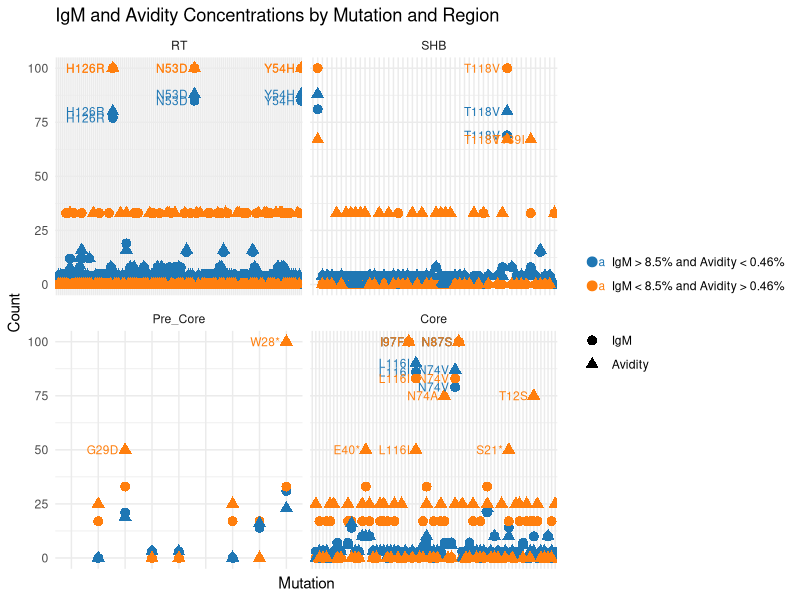

Generate this figure with R:
# Load required libraries
library(ggplot2)
library(dplyr)

# Load the IgM data
igm_data <- read.csv("IgM_Mutations.csv", stringsAsFactors = FALSE)
colnames(igm_data) <- c("RT_Region", ">8.5%_RT", "<8.5%_RT", 
                        "SHB_Region", ">8.5%_SHB", "<8.5%_SHB", 
                        "Pre_Core_Region", ">8.5%_Pre_Core", "<8.5%_Pre_Core", 
                        "Core_Region", ">8.5%_Core", "<8.5%_Core")

# Load the Avidity data
avidity_data <- read.csv("Avidity_Mutations.csv", stringsAsFactors = FALSE)
colnames(avidity_data) <- c("RT_Region", "<0.46%_RT", ">0.46%_RT", 
                            "SHB_Region", "<0.46%_SHB", ">0.46%_SHB", 
                            "Pre_Core_Region", "<0.46%_Pre_Core", ">0.46%_Pre_Core", 
                            "Core_Region", "<0.46%_Core", ">0.46%_Core")

# Convert count columns to numeric for IgM
igm_data$`>8.5%_RT` <- as.numeric(igm_data$`>8.5%_RT`)
igm_data$`<8.5%_RT` <- as.numeric(igm_data$`<8.5%_RT`)
igm_data$`>8.5%_SHB` <- as.numeric(igm_data$`>8.5%_SHB`)
igm_data$`<8.5%_SHB` <- as.numeric(igm_data$`<8.5%_SHB`)
igm_data$`>8.5%_Pre_Core` <- as.numeric(igm_data$`>8.5%_Pre_Core`)
igm_data$`<8.5%_Pre_Core` <- as.numeric(igm_data$`<8.5%_Pre_Core`)
igm_data$`>8.5%_Core` <- as.numeric(igm_data$`>8.5%_Core`)
igm_data$`<8.5%_Core` <- as.numeric(igm_data$`<8.5%_Core`)

# Convert count columns to numeric for Avidity
avidity_data$`<0.46%_RT` <- as.numeric(avidity_data$`<0.46%_RT`)
avidity_data$`>0.46%_RT` <- as.numeric(avidity_data$`>0.46%_RT`)
avidity_data$`<0.46%_SHB` <- as.numeric(avidity_data$`<0.46%_SHB`)
avidity_data$`>0.46%_SHB` <- as.numeric(avidity_data$`>0.46%_SHB`)
avidity_data$`<0.46%_Pre_Core` <- as.numeric(avidity_data$`<0.46%_Pre_Core`)
avidity_data$`>0.46%_Pre_Core` <- as.numeric(avidity_data$`>0.46%_Pre_Core`)
avidity_data$`<0.46%_Core` <- as.numeric(avidity_data$`<0.46%_Core`)
avidity_data$`>0.46%_Core` <- as.numeric(avidity_data$`>0.46%_Core`)

# Reshape IgM data into long format
rt_igm_long <- data.frame(Mutation = igm_data$RT_Region, 
                          Category = c(rep(">8.5%", nrow(igm_data)), rep("<8.5%", nrow(igm_data))),
                          Count = c(igm_data$`>8.5%_RT`, igm_data$`<8.5%_RT`),
                          Region = "RT", Type = "IgM")

shb_igm_long <- data.frame(Mutation = igm_data$SHB_Region, 
                           Category = c(rep(">8.5%", nrow(igm_data)), rep("<8.5%", nrow(igm_data))),
                           Count = c(igm_data$`>8.5%_SHB`, igm_data$`<8.5%_SHB`),
                           Region = "SHB", Type = "IgM")

pre_core_igm_long <- data.frame(Mutation = igm_data$Pre_Core_Region, 
                                Category = c(rep(">8.5%", nrow(igm_data)), rep("<8.5%", nrow(igm_data))),
                                Count = c(igm_data$`>8.5%_Pre_Core`, igm_data$`<8.5%_Pre_Core`),
                                Region = "Pre_Core", Type = "IgM")

core_igm_long <- data.frame(Mutation = igm_data$Core_Region, 
                            Category = c(rep(">8.5%", nrow(igm_data)), rep("<8.5%", nrow(igm_data))),
                            Count = c(igm_data$`>8.5%_Core`, igm_data$`<8.5%_Core`),
                            Region = "Core", Type = "IgM")

# Reshape Avidity data into long format
rt_avidity_long <- data.frame(Mutation = avidity_data$RT_Region, 
                              Category = c(rep("<0.46%", nrow(avidity_data)), rep(">0.46%", nrow(avidity_data))),
                              Count = c(avidity_data$`<0.46%_RT`, avidity_data$`>0.46%_RT`),
                              Region = "RT", Type = "Avidity")

shb_avidity_long <- data.frame(Mutation = avidity_data$SHB_Region, 
                               Category = c(rep("<0.46%", nrow(avidity_data)), rep(">0.46%", nrow(avidity_data))),
                               Count = c(avidity_data$`<0.46%_SHB`, avidity_data$`>0.46%_SHB`),
                               Region = "SHB", Type = "Avidity")

pre_core_avidity_long <- data.frame(Mutation = avidity_data$Pre_Core_Region, 
                                    Category = c(rep("<0.46%", nrow(avidity_data)), rep(">0.46%", nrow(avidity_data))),
                                    Count = c(avidity_data$`<0.46%_Pre_Core`, avidity_data$`>0.46%_Pre_Core`),
                                    Region = "Pre_Core", Type = "Avidity")

core_avidity_long <- data.frame(Mutation = avidity_data$Core_Region, 
                                Category = c(rep("<0.46%", nrow(avidity_data)), rep(">0.46%", nrow(avidity_data))),
                                Count = c(avidity_data$`<0.46%_Core`, avidity_data$`>0.46%_Core`),
                                Region = "Core", Type = "Avidity")

# Combine IgM and Avidity data
combined_data <- rbind(rt_igm_long, shb_igm_long, pre_core_igm_long, core_igm_long, 
                       rt_avidity_long, shb_avidity_long, pre_core_avidity_long, core_avidity_long)

# Assign categories for combined conditions
combined_data <- combined_data %>%
  mutate(Combined_Category = case_when(
    (Type == "IgM" & Category == ">8.5%") | (Type == "Avidity" & Category == "<0.46%") ~ "IgM > 8.5% and Avidity < 0.46%",
    (Type == "IgM" & Category == "<8.5%") | (Type == "Avidity" & Category == ">0.46%") ~ "IgM < 8.5% and Avidity > 0.46%"
  ))

# Set the factor levels for `Combined_Category` to reorder the legend
combined_data$Combined_Category <- factor(combined_data$Combined_Category, 
                                          levels = c("IgM > 8.5% and Avidity < 0.46%", 
                                                     "IgM < 8.5% and Avidity > 0.46%"))

# Set the factor levels for `Type` to reorder the shapes legend
combined_data$Type <- factor(combined_data$Type, levels = c("IgM", "Avidity"))

# Set the factor levels for Region to ensure correct order
combined_data$Region <- factor(combined_data$Region, levels = c("RT", "SHB", "Pre_Core", "Core"))

# Plot using ggplot2
ggplot(combined_data, aes(x = Mutation, y = Count, color = Combined_Category, shape = Type)) +
  geom_point(size = 3) +  # Scatter plot
  facet_wrap(~ Region, scales = "free_x") +
  labs(title = "IgM and Avidity Concentrations by Mutation and Region",
       x = "Mutation",
       y = "Count") +
  theme_minimal() +
  scale_color_manual(values = c("#1f77b4", "#ff7f0e")) +  # Vary colors
  scale_shape_manual(values = c(16, 17)) +  # Different shapes for IgM and Avidity
  theme(legend.title = element_blank(),  # Remove legend titles
        axis.text.x = element_blank(),  # Remove x-axis labels
        axis.ticks.x = element_blank()) +
  geom_text(aes(label = ifelse(Count >= 50, Mutation, "")), 
            hjust = 1.2, vjust = 0.5, size = 3)  # Shift labels to the left of the points
